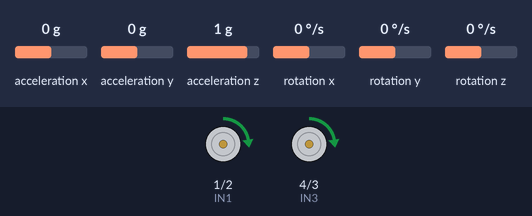
Recording of a sketch running on a simulated ESP32-S3. Parts: motor-driver pin pairs drawn as motors (green arrow = first pin HIGH = forward, orange = second pin HIGH = backward, longer = more drive). The test bench sets the inputs (shaded band); at power-on: acceleration x 0 g, acceleration y 0 g, acceleration z 1 g, rotation x 0 °/s, rotation y 0 °/s, rotation z 0 °/s. WiFi joins after 1.5 s; servers stay silent unless stated; what the sketch prints to the serial monitor is not drawn.

Above: at 6.2 s.
6.3 s: acceleration x set to -0.8 g
At 7.5 s:
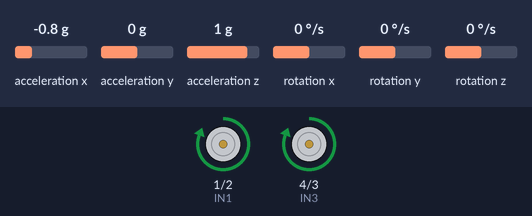
7.8 s: acceleration x set to 0.1 g
At 9.5 s:
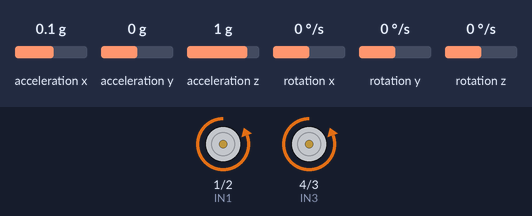
9.9 s: acceleration x set to -0.1 g
At 11.0 s:
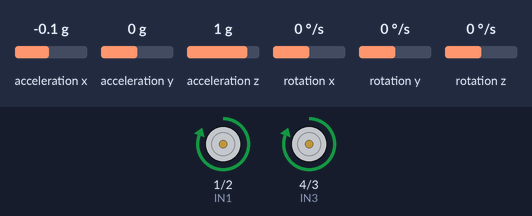
13.5 s: acceleration x set to 0.8 g
At 14.4 s:
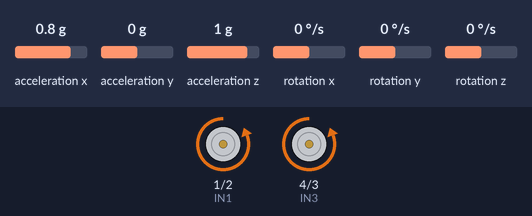
Timing chart, 0 to 16.0 s (numbered marks = the images above; inputs shaded):
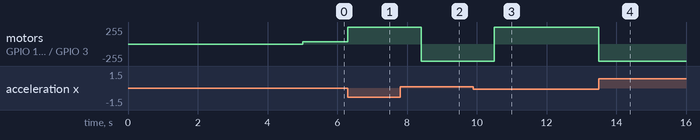

Measured:
- after the input at 6.3 s, motor on GPIO 1 (IN1) / GPIO 2 (IN2), motor on GPIO 4 (IN3) / GPIO 3 (IN4): forward 32/255 → forward 255/255 at once
- after the input at 7.8 s, motor on GPIO 1 (IN1) / GPIO 2 (IN2), motor on GPIO 4 (IN3) / GPIO 3 (IN4): forward 255/255 → backward 255/255 after 0.61 s
- after the input at 9.9 s, motor on GPIO 1 (IN1) / GPIO 2 (IN2), motor on GPIO 4 (IN3) / GPIO 3 (IN4): backward 255/255 → forward 255/255 after 0.61 s
- after the input at 13.5 s, motor on GPIO 1 (IN1) / GPIO 2 (IN2), motor on GPIO 4 (IN3) / GPIO 3 (IN4): forward 255/255 → backward 255/255 at once

The sketch:

bcar-arduino.ino
```cpp
/*
   依赖开发板:
      esp32 by Espressif Systems
   依赖库:
    MPU6050_tockn
    ArduinoJson
*/

#include <MPU6050_tockn.h>
#include <Wire.h>
#include <WiFi.h>
#include <WebServer.h>
#include <ArduinoJson.h>

const int led = 8;

// wifi 名称和路由
const char *ssid = "小亦站";
const char *password = "88889999";

// 设置静态 IP 配置
IPAddress local_ip(192, 168, 2, 180);  // 设置固定 IP 地址
IPAddress gateway(192, 168, 2, 1);     // 路由器网关地址
IPAddress subnet(255, 255, 255, 0);    // 子网掩码

WebServer server(80);

#define IN1 1
#define IN2 2
#define IN3 4
#define IN4 3

int sdaPin = 6, sclPin = 5; //自定义eps32的I2C引脚

float kp = 12, ki = 0.2, kd = 0.5;  // pid 参数预设
float angleOffset = 0;  // 角度补偿, 平衡站立时 mpu6050 实测角度, 参数值: -3 ~ 3
float targetAngle = 0;  // 目标角度, 直立状态下为 0, 更改可以前进或后退, 参数值: -3 ~ 3
int leftMotorPwmOffset = 32, rightMotorPwmOffset = 32;  // 马达pwm补偿, 马达达到一定电压才开始转动, 参数值: 0 ~ 80
float turnKp = 0;  // 转向 pid 参数中的 turnKp , 简化省略了 turnKi 和 turnKd 参数, turnKp 参数值: 0.2 ~ 1
float turnSpeed = 0;  // 转向角速度, 参数值: 100 ~ 600

// 全局变量, 全局创建一次, 在函数体内进行更改值, 避免在函数体内频繁下创建与销毁
float bias, integrate;  // 角度偏差，偏差积分
float angleY, gyroY, gyroZ;  // 陀螺仪 mpu6050 的输出值, angleY: Y轴角度; gyroY: Y轴角速度; gyroZ: Z轴角速度
int verticalPwm, turnPwm, L_Pwm, R_Pwm;  //各种PWM计算值

String indexHtml = "<!DOCTYPE html><html lang=\"en\"><head>    <meta charset=\"UTF-8\">    <title>PID Parameter Settings</title>    <style>        body {            font-family: \"Courier New\", Courier, monospace;        }        .comments-text {            color: darkgreen;            font-size: 12px;        }    </style></head><body><h1>PID 参数设置</h1><div>    <label for=\"kp\">Kp:</label>    <input type=\"text\" id=\"kp\" value=\"0\" readonly>    <button onclick=\"resetValue('kp', 'kp')\">Set 0</button>    <button onclick=\"changeValue('kp', 1.0, 'kp')\">+</button>    <button onclick=\"changeValue('kp', -1.0, 'kp')\">-</button>    <span class=\"comments-text\">[15]</span></div><br><div>    <label for=\"ki\">Ki:</label>    <input type=\"text\" id=\"ki\" value=\"0\" readonly>    <button onclick=\"resetValue('ki', 'ki')\">Set 0</button>    <button onclick=\"changeValue('ki', 0.1, 'ki')\">+</button>    <button onclick=\"changeValue('ki', -0.1, 'ki')\">-</button>    <span class=\"comments-text\">[0.5]</span></div><br><div>    <label for=\"kd\">Kd:</label>    <input type=\"text\" id=\"kd\" value=\"0\" readonly>    <button onclick=\"resetValue('kd', 'kd')\">Set 0</button>    <button onclick=\"changeValue('kd', 0.1, 'kd')\">+</button>    <button onclick=\"changeValue('kd', -0.1, 'kd')\">-</button>    <span class=\"comments-text\">[1.0]</span></div><br><h1>角度设置</h1><div>    <label for=\"angleOffset\">角度补偿(angleOffset):</label>    <input type=\"text\" id=\"angleOffset\" value=\"0\" readonly>    <button onclick=\"resetValue('angleOffset', 'angleOffset')\">Set 0</button>    <button onclick=\"changeValue('angleOffset', 0.1, 'angleOffset')\">+</button>    <button onclick=\"changeValue('angleOffset', -0.1, 'angleOffset')\">-</button>    <span class=\"comments-text\">[-3 ~ 3]</span></div><br><div>    <label for=\"targetAngle\">目标角度(targetAngle):</label>    <input type=\"text\" id=\"targetAngle\" value=\"0\" readonly>    <button onclick=\"resetValue('targetAngle', 'targetAngle')\">Set 0</button>    <button onclick=\"changeValue('targetAngle', 0.2, 'targetAngle')\">+</button>    <button onclick=\"changeValue('targetAngle', -0.2, 'targetAngle')\">-</button>    <span class=\"comments-text\">[-3 ~ 3] 控制前进后退</span></div><br><h1>转向设置</h1><div>    <label for=\"turnKp\">转速比例(turnKp):</label>    <input type=\"text\" id=\"turnKp\" value=\"0\" readonly>    <button onclick=\"resetValue('turnKp', 'turnKp')\">Set 0</button>    <button onclick=\"changeValue('turnKp', 0.1, 'turnKp')\">+</button>    <button onclick=\"changeValue('turnKp', -0.1,'turnKp')\">-</button>    <span class=\"comments-text\">[0.2 ~ 1] 控制转向灵敏度</span></div><br><div>    <label for=\"turnSpeed\">转向转速(turnSpeed):</label>    <input type=\"text\" id=\"turnSpeed\" value=\"0\" readonly>    <button onclick=\"resetValue('turnSpeed', 'turnSpeed')\">Set 0</button>    <button onclick=\"changeValue('turnSpeed', 100, 'turnSpeed')\">+</button>    <button onclick=\"changeValue('turnSpeed', -100,'turnSpeed')\">-</button>    <span class=\"comments-text\">[100 ~ 600] 控制转速</span></div><br><h1>马达 PWM 补偿设置</h1><div>    <label for=\"leftMotorPwmOffset\">左马达 PWM 补偿:</label>    <input type=\"text\" id=\"leftMotorPwmOffset\" value=\"0\" readonly>    <button onclick=\"resetValue('leftMotorPwmOffset', 'leftMotorPwmOffset')\">Set 0</button>    <button onclick=\"changeValue('leftMotorPwmOffset', 1, 'leftMotorPwmOffset')\">+</button>    <button onclick=\"changeValue('leftMotorPwmOffset', -1,'leftMotorPwmOffset')\">-</button>    <span class=\"comments-text\">[30 ~ 60]</span></div><br><div>    <label for=\"rightMotorPwmOffset\">右马达 PWM 补偿:</label>    <input type=\"text\" id=\"rightMotorPwmOffset\" value=\"0\" readonly>    <button onclick=\"resetValue('rightMotorPwmOffset', 'rightMotorPwmOffset')\">Set 0</button>    <button onclick=\"changeValue('rightMotorPwmOffset', 1, 'rightMotorPwmOffset')\">+</button>    <button onclick=\"changeValue('rightMotorPwmOffset', -1,'rightMotorPwmOffset')\">-</button>    <span class=\"comments-text\">[30 ~ 60]</span></div></body><script>    const esp32Address = \"http://192.168.2.180\";    function updateParam(param, value) {        fetch(`${esp32Address}/set_params?param=${param}&value=${value}`, {method: \"POST\"})            .then(response => response.text())            .then(data => {                console.log(data);                data = JSON.parse(data);                updateDataToPage(data.data);            })            .catch(error => console.error(\"Error:\", error));    }    function changeValue(param, step, inputId) {        const inputElement = document.getElementById(inputId);        let currentValue = parseFloat(inputElement.value);        let newValue = currentValue + step;        if ([\"kp\", \"ki\", \"kd\", \"turnKp\", \"leftMotorPwmOffset\", \"rightMotorPwmOffset\"].includes(param)) {            if (newValue < 0) newValue = 0;        }        updateParam(param, newValue);    }    function resetValue(param, inputId) {        document.getElementById(inputId).value = \"0.0\";        updateParam(param, 0.0);    }    function updateDataToPage(data) {        for (const [key, value] of Object.entries(data)) {            const inputElement = document.getElementById(key);            if (inputElement) {                inputElement.value = value;            }        }    }    function getCurrentParams() {        fetch(`${esp32Address}/get_params`, {method: \"GET\"})            .then(response => response.text())            .then(data => {                data = JSON.parse(data);                console.log(data);                updateDataToPage(data.data);            })            .catch(error => console.error(\"Error:\", error));    }    window.onload = () => {        getCurrentParams();    }</script></html>";

MPU6050 mpu6050(Wire);    //实例化mpu6050对象

// StaticJsonDocument<360> okRespond;
// StaticJsonDocument<300> currentParams;
JsonDocument okRespond;
JsonDocument currentParams;
String okRespondJsonStr;

String getCurrentParams (String msg) {

  currentParams["kp"] = kp;
  currentParams["ki"] = ki;
  currentParams["kd"] = kd;
  currentParams["targetAngle"] = targetAngle;
  currentParams["angleOffset"] = angleOffset;
  currentParams["turnKp"] = turnKp;
  currentParams["turnSpeed"] = turnSpeed;
  currentParams["leftMotorPwmOffset"] = leftMotorPwmOffset;
  currentParams["rightMotorPwmOffset"] = rightMotorPwmOffset;

  okRespond["msg"] = msg;
  okRespond["status"] = "ok";
  okRespond["data"] = currentParams;

  serializeJson(okRespond, okRespondJsonStr);
  return okRespondJsonStr;
}

void motor(int left_EN, int right_EN)   //马达输出函数
{
  left_EN = constrain(left_EN, -255, 255);
  right_EN = constrain(right_EN, -255, 255);  //限定PWM区间在-255~255
  if (left_EN >= 0)
  {
    analogWrite(IN1, left_EN);
    analogWrite(IN2, 0);
  }
  if (left_EN < 0)
  {
    analogWrite(IN1, 0);
    analogWrite(IN2, 0 - left_EN);
  }
  if (right_EN >= 0)
  {
    analogWrite(IN3, right_EN);
    analogWrite(IN4, 0);
  }
  if (right_EN < 0)
  {
    analogWrite(IN3, 0);
    analogWrite(IN4, 0 - right_EN);
  }
}


void vertical_pwm_calculation() //直立PMW计算
{
  angleY = mpu6050.getAngleY();
  gyroY = mpu6050.getGyroY();
  bias = angleY - angleOffset - targetAngle; // 计算角度偏差。bias为小车角度是静态平衡角度的差值。
  integrate += bias; //偏差的积分，integrate为全局变量，一直积累。
  integrate = constrain(integrate, -1000, 1000); //限定误差积分的最大和最小值
  /*==直立PID计算PWM==通过陀螺仪返回数据计算，前倾陀螺仪Y轴为正，后仰陀螺仪Y轴为负。
    前倾车前进，后仰车后退，保持直立。但可能为了直立，车会随时移动。*/
  verticalPwm = kp * bias + ki * integrate + kd * gyroY;
}

void turn_pwm_calculation()  //转向PMW计算
{
  gyroZ = mpu6050.getGyroZ(); //获取陀螺仪Z轴角速度
  turnPwm = turnKp * (turnSpeed - gyroZ);
  turnPwm = constrain(turnPwm, -180, 180);
}

void combine_pwm() //马达PWM控制函数
{

  // 马达补偿
  if (verticalPwm >= 0)
  {
    L_Pwm = verticalPwm + leftMotorPwmOffset;
    R_Pwm = verticalPwm + rightMotorPwmOffset;
  }
  if (verticalPwm < 0)
  {
    L_Pwm = verticalPwm - leftMotorPwmOffset;
    R_Pwm = verticalPwm - rightMotorPwmOffset;
  }

  // 转向控制
  L_Pwm -= turnPwm;
  R_Pwm += turnPwm;

  // 限制输出
  L_Pwm = constrain(L_Pwm, -255, 255);
  R_Pwm = constrain(R_Pwm, -255, 255);

}

// 处理跨域请求
void handleCors() {
  server.sendHeader("Access-Control-Allow-Origin", "*");
  server.sendHeader("Access-Control-Allow-Methods", "GET, POST, PUT, DELETE, OPTIONS");
  server.sendHeader("Access-Control-Allow-Headers", "Content-Type, Authorization");
  server.send(204);
}

void handleRoot() {
  digitalWrite(led, 1);
  server.sendHeader("Access-Control-Allow-Origin", "*");
  server.send(200, "text/html", indexHtml);
  digitalWrite(led, 0);
}

void handleSetParams() {

  if (server.hasArg("param") && server.hasArg("value")) {
      String param = server.arg("param");
      float value = server.arg("value").toFloat();

      // Update the corresponding PID parameter
      if (param == "kp") {
        kp = value;
      } else if (param == "ki") {
        ki = value;
      } else if (param == "kd") {
        kd = value;
      } else if (param == "angleOffset") {
        angleOffset = value;
      } else if (param == "targetAngle") {
        targetAngle = value;
      } else if (param == "turnKp") {
        turnKp = value;
      } else if (param == "turnSpeed") {
        turnSpeed = value;
      } else if (param == "leftMotorPwmOffset") {
        leftMotorPwmOffset = value;
      } else if (param == "rightMotorPwmOffset") {
        rightMotorPwmOffset = value;
      } else {
        String jsonResponse = "{\"status\":\"error\",\"msg\":\"Invalid parameter name\"}";
        server.sendHeader("Access-Control-Allow-Origin", "*");
        server.send(400, "application/json", jsonResponse);
        return;
      }

      String jsonResponse = getCurrentParams("set param success");
      server.sendHeader("Access-Control-Allow-Origin", "*");
      server.send(200, "application/json", jsonResponse);

      // Debugging
      Serial.println(jsonResponse);
    } else {
      // Missing parameters
      server.sendHeader("Access-Control-Allow-Origin", "*");
      server.send(400, "application/json", "{\"status\":\"error\",\"msg\":\"handleSetParams() Params error\"}");
    }

}

void handleGetParams() {

  String jsonResponse = getCurrentParams("get param success");

  server.sendHeader("Access-Control-Allow-Origin", "*");
  server.send(200, "application/json", jsonResponse);

  // Debugging
  Serial.println(jsonResponse);
}

void setup() {  //初始化

  Serial.begin(9600);

  /*
    ********************************************
    服务器设置
  */
  // 设置静态 IP 地址
  if (!WiFi.config(local_ip, gateway, subnet)) {
    Serial.println("配置静态 IP 失败!");
  }

  // 连接到 Wi-Fi 网络
  Serial.print("连接到 WiFi网络: ");
  Serial.println(ssid);
  WiFi.begin(ssid, password);

  // 等待连接
  while (WiFi.status() != WL_CONNECTED) {
    delay(1000);
    Serial.print(".");
  }

  // 输出连接的 IP 地址
  Serial.println();
  Serial.print("已连接到 WiFi, IP 地址：");
  Serial.println(WiFi.localIP());

  // 允许跨域请求
  server.on("/cors", HTTP_OPTIONS, handleCors);

  // 配置 Web 服务器的处理器
  server.on("/", handleRoot);
  server.on("/get_params", handleGetParams);
  server.on("/set_params", HTTP_POST, handleSetParams);

  server.begin();
  /*
    ********************************************
    服务器设置结束
  */

  Wire.begin(sdaPin, sclPin);
  mpu6050.begin();
  mpu6050.calcGyroOffsets(false);
  motor(0, 0);
  delay(10); //循环前延时，确保各种初始和准备完成
}

void loop() {
  // WIFI调试+控制
  server.handleClient();

  // 陀螺仪刷新
  mpu6050.update();

  // 直立环 PWM 计算, 更新全局变量: verticalPwm
  vertical_pwm_calculation();

  // 转向环 PWM 计算, 更新全局变量: turnPwm
  turn_pwm_calculation();

  // 结合 verticalPwm, turnPwm, leftMotorPwmOffset, rightMotorPwmOffset 更新全局变量: L_Pwm, R_Pwm
  combine_pwm();

  // 马达输出
  if (angleY > 45 || angleY < -45) // 倾角过大（车倒下时），停止马达输出
  {
    motor(0, 0);
  } else {
    motor(L_Pwm, R_Pwm); // 正常运转
  }

}
```
